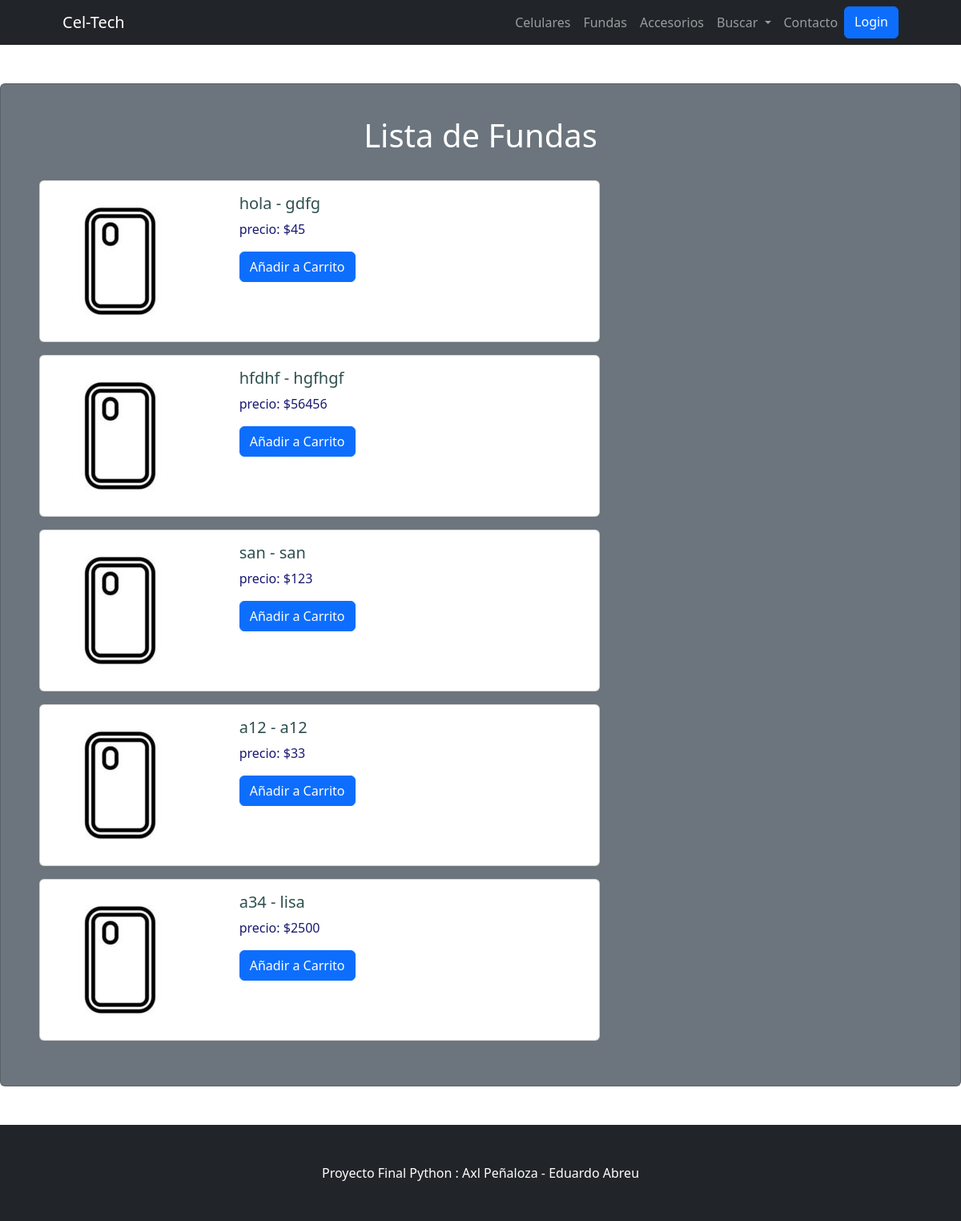
/CelTech/fundas, run on an earlier commit of the app's database.
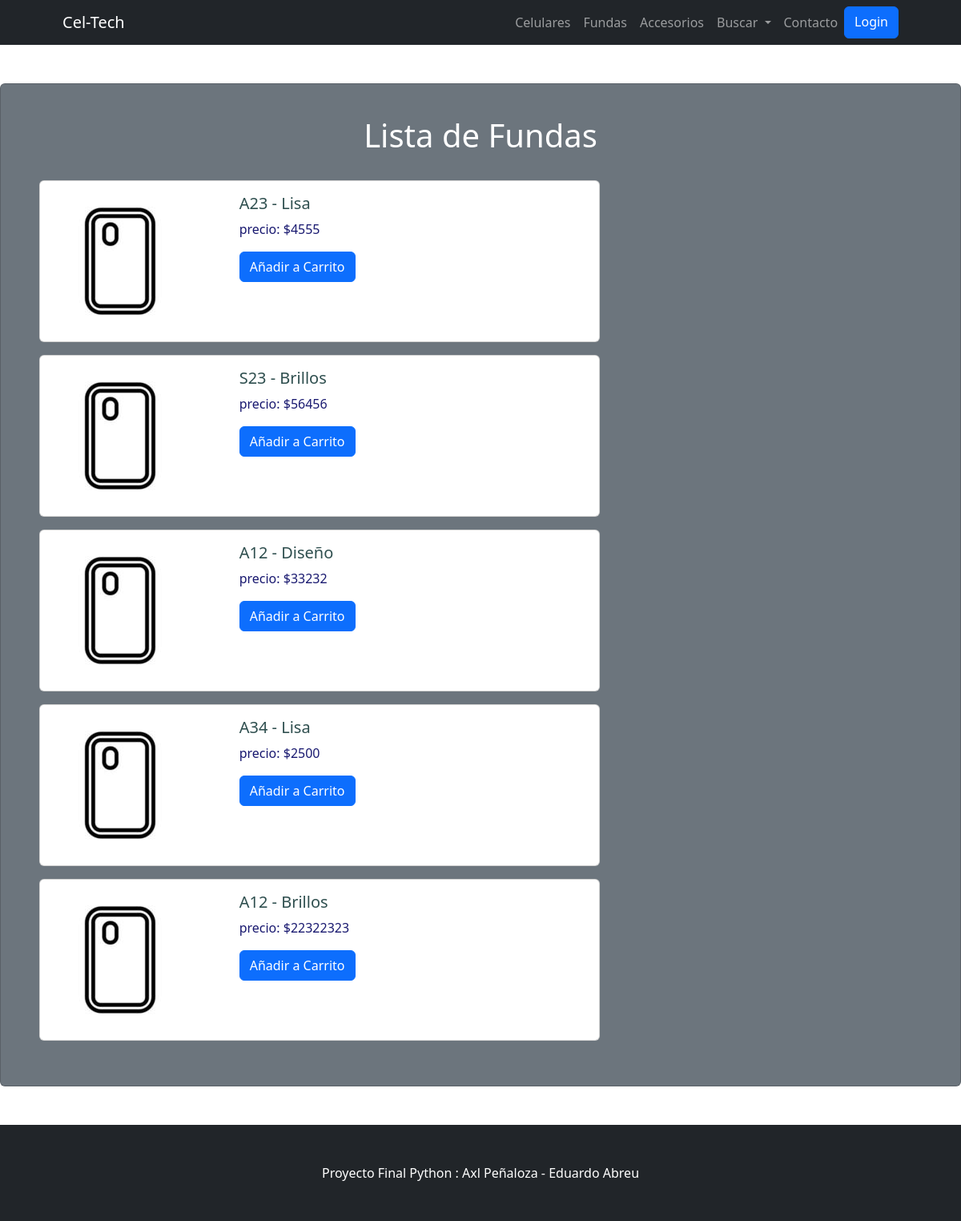
And on a later commit of the database.
### CelTech/models.py (models this page shows, shortened)
class Fundas(models.Model):
    modelo = models.CharField(max_length=20)
    tipo =  models.CharField(max_length=20)
    precio = models.IntegerField()

### CelTech/views.py (the view)
# urls.py: path('fundas', fundas, name="Fundas"),
def fundas(req):
    fundas = Fundas.objects.all()
    return render(req, "fundas.html", {"fundas": fundas})

### CelTech/templates/fundas.html (shortened to what this page needs)
{% extends 'padre.html' %}
{% block cambiante %}
<div class="text-center">
    <h1>Lista de Fundas</h1>
    <br>
</div>
    <ul>
        {% for funda in fundas  %}
  <div class="card mb-3" style="max-width: 700px;">
    <div class="row g-0">
      <div class="col-md-4">
        <img src="\static\img\case2.jpg" class="img-fluid rounded-start" alt="...">
      </div>
      <div class="col-md-8">
        <div class="card-body">
          <h5 class="card-title" style="color: darkslategrey;">{{funda.modelo}} - {{funda.tipo}}</h5>
          <p class="card-text" style="color: midnightblue;" > precio: ${{funda.precio}}</p>
          <a class="btn btn-primary" href="{% url 'carrito'  %}" role="button">Añadir a Carrito</a>
        </div>
      </div>
    </div>
  </div>
        {% endfor %}
    </ul>
{% endblock cambiante %}

What changed in the data, as far as the page shows it:
removed Fundas: modelo "hola", tipo "gdfg", precio "45"
removed Fundas: modelo "san", tipo "san", precio "123"
added Fundas: modelo "A23", tipo "Lisa", precio "4555"
changed Fundas (number 2 of 5 on the later page): modelo "hfdhf" → "S23"; tipo "hgfhgf" → "Brillos"
changed Fundas: modelo "a12" → "A12"; tipo "a12" → "Diseño"; precio "33" → "33232"
changed Fundas (number 4 of 5 on the later page): modelo "a34" → "A34"; tipo "lisa" → "Lisa"
added Fundas: modelo "A12", tipo "Brillos", precio "22322323"
